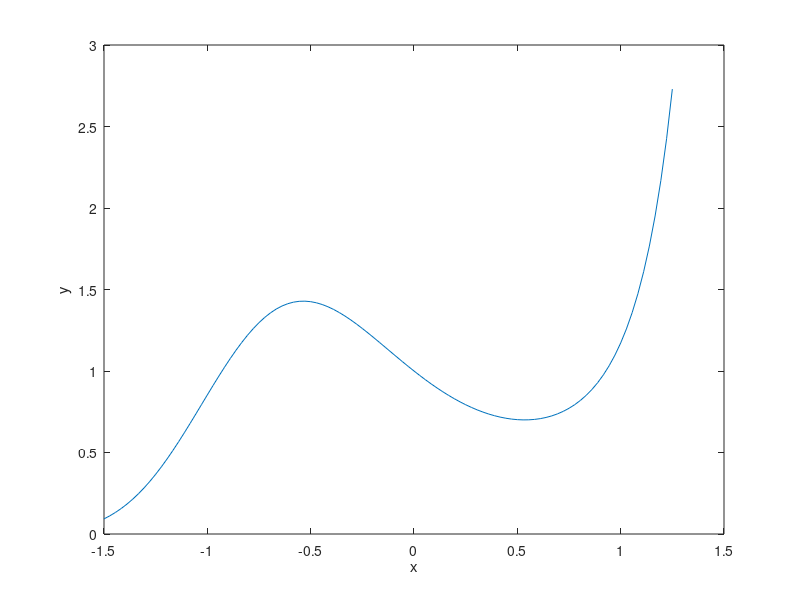

This chart was generated by the following MATLAB code:
%%  Introduction to Plotting and Vectorization
% This lab will provide an introduction to two dimensional plots.  At
% the end, you should feel comfortable plotting functions of the form f(x).
% You should find this useful not only for visualizing the solutions of
% ODEs, but also for plotting general data that might appear in other
% courses and work.
%
% In the process we will also introduce the concept of vectorization, which
% is helpful for writing efficient and "clean" code.  Vectorization is a 
% concept found not only in MATLAB but also C/C++, Fortran, and other
% languages.
%
% Opening the m-file lab1.m in the MATLAB editor, step through each
% part using cell mode to see the results.  Compare the output with the
% PDF, which was generated from this m-file.
%
% There are twelve (12) exercises in this lab that will be graded.  
% Write your solutions in the template, including appropriate descriptions 
% in each step. Save the .m file as lab1_<UTORid>.m and submit it online on
% Quercus. Also, submit a PDF of the output by generating html (by going to
% 'File', 'Publish') and then saving to a PDF called lab1_<UTORid>.pdf. 
% Substitute your UTORid for <UTORid>.
%
%
%
%% Student Information
%
% Student Name: Tianjian Wang
%
% Student Number: 1006848716
%

%% Creating Vectors Explicitly
% MATLAB plots vectors (also known as arrays) of data points.  The first 
% way to create vectors is to give MATLAB a list of values of the form:
%
% x = [value1, value2, value3, ..., valueN];
%
% We can then see the values in the array x by entering |x| without a
% semilcolon or with the command |disp(x)|, with or without the semicolon.
%
% Individual entries of the vector can be accessed with the command |x(i)|, 
% where |i| is between 1 and the length of the array.  If |i| is not in 
% this range an error is thrown.
%
% Examine the following commands and their output.

x = [.5, 1.0, 2.3, 4.0, 4.333, 5.];     %These are arbitrary values
x
disp(x)
disp(x);
x(1)
x(2)

%% Exercise 1
% Objective: Observe a MATLAB error when you try to access an invalid
% index.
%
% Details: Try to access elements of the vector |x|, created in the
% previous step at the command prompt |>>|.  Try values of |i| outside the 
% valid range.  Try negative values, zero, and large positive values.  Copy
% down the error message in each case, and report this in your submitted 
% work as:
%
% Error for negative index: 
% Array indices must be positive integers or logical values.
%
% Error for zero index:
% Array indices must be positive integers or logical values.
%
% Error for positive index outside of the bounds:
% Index exceeds the number of array elements (6).
%
% Only include the error message as a comment (with the percent signs), 
% DO NOT INCLUDE THE CODE IN YOUR SUBMISSION.

%% Plotting a Vector
% Given a list (one dimensional array) of values we can plot them with the
% command |plot(x)|, with or without a semicolon.  This will plot the points in the
% data set |(i, x(i))|.

plot(x)

%% Plotting Vector x against Vector y
% To plot functions, we need two vectors: a set of x points and a
% corresponding set of y points.  We now create a vector |y| and plot
% x against y with the command |plot(x,y)|.
%
% If the two vectors are not the same size, MATLAB will throw an error.

y = [3.7, -3.4, 1.02, 2.2, .04, 1.0];   %These are arbitrary values
plot(x,y)

%% Exercise 2
% Objective:  Create two vectors and plot one against the other.
%
% Details:  Explicitly create the vectors 
%
% x = [-5, -3, -1, 0, 2, 4, 6] 
%
% and 
%
% y = [-25, -9, -1, 0, 4, 16, 36]
%
% And plot |x| against |y|.  Your submission should show both the
% creation of the vectors and the figure, as in the example.
x = [-5, -3, -1, 0, 2, 4, 6] 
y = [-25, -9, -1, 0, 4, 16, 36]
plot(x,y)

%% Creating Vectors with For Loops
% Entering the values by hand is tedious and error prone.  We can use
% MATLAB's programming features to create them.  Suppose we want to create
% a vector of N points between 0 and 1, equally spaced and inclusive.  This
% would be useful if we wanted to evaluate a function, f(x), at all of
% these values.
%
% The distance between the points will be h = (1 - 0)/(N-1), so that:
%
% 0 = x(1) = 0 * h < x(2) = 1 * h < ... < x(j) = (j-1) * h < ... < x(N) =
% (N-1) * j = 1
%
% NOTE: if we with to do this between two arbitrary points, a < b, instead
% of 0 and 1, the values would be: h = (b - a)/(N-1) and a = x(1) = a + 0 *
% h < x(2) = a+ 1 * h < ... < x(j) = a +(j-1) * h < ...< x(N) = b
%
% We assign a value of N, compute h, preallocate a vector x, and then loop
% through the vector.
%
% By 'preallocate' we mean 'set aside an array of the appropriate size in 
% memory for future use'.  Preallocation can be done with the command
% |x = zeros(N,1);|, which makes an array of length N in which all the entries
% are zero.  Other options are possible, too.

N = 11;             %Alter this value to see different results
h = (1-0)/(N-1);
x = zeros(N,1);     %This creates a column vector.  
                    %zeros(1,N) would create a row vector.

for j = 1:N
    x(j) = (j-1) * h;
end
disp(x);

%% Plotting y = x^2
% As a first example of plotting a function, we plot y = x^2.  Using the
% array |x| created in the last step, we populate a vector |y| such that
% |y(i) = x(i)^2| and plot it.
%

y = zeros(N,1);     %Preallocate the array

for j = 1:N
    y(j) = x(j)^2;
end

disp(y);

plot(x,y)

%% Plotting y = sin(2 * pi * x)
% MATLAB has a number of built in functions including the trigonometric
% functions (sin, cos, arccos,...), the exponential functions (exp), the
% natural logarithm function (log), hyperbolic functions (sinh, cosh), and
% others.  The constant |pi| is also defined.  For a full list of built in
% functions type |help elfun| at the MATLAB command line.  
%
% We create the vector |z| with |z(j) = sin(2*pi*x(j))|, using the same array as
% from the previous steps.

z = zeros(N,1);     %Preallocate the array

for j = 1:N
    z(j) = sin(2 * pi * x(j));
end

plot(x,z)

%% Exercise 3
% Objective:  Plot |x|.x
%
% Details:  Using a for loop, create a vector x of 101 equally spaced
% points between -3 and 7, inclusive.  Then create a vector y, such that
% |y(i) = abs(x(i))*x(i)| using a for loop.  Plot the results.  
%
% Your submission should include the code, as in the example, and 
% appropriate comments.

N=101; %Number of steps
h = (10)/(N-1); 
x = zeros(N,1); %Preallocate the array

for j = 1:N
    x(j) = (j-1) * h-3; %Allocate array
end

y = zeros(N,1); %Preallocate the array
for i = 1:N
    y(i) = abs(x(i))*x(i);
end

plot(x,y)

%% Plotting Two Data Sets at Once
% We can also plot the preceding two examples on the same figure with the
% command |plot(x, y, x, z)|.  MATLAB will automatically put a different 
% color on each line.  

h=0.1              %redefine the variables x, y, z
x=0:h:1;           %because they might have been
y=x.^2;            %changed in exercise 3
z=sin(2*pi.*x);    %

plot(x,y,x,z)

%% Annotating a Figure
% It is easy to add a title, axis labels, and a legend to the
% preceding figure.
xlabel('x');
ylabel('f(x)');
title('Example plot of two functions plotted on the same figure');
legend('x^2', 'sin(2*pi*x)');

%% Using Help Effectively
% You can obtain help on any routine at the command line by typing |help
% commandname|.  As you may have noticed in the preceding figure, the
% legend was not placed in a convenient position.  We will now use help to
% find out how to move the legend to the lower left corner, where it will
% be less obtrusive.
%
% If you type |help legend| in the command window at the |>>| prompt, 
% you'll see a section:
%
% LEGEND(...,'Location',LOC) adds a legend in the specified
%    location, LOC, with respect to the axes.  LOC may be either a
%    1x4 position vector or one of the following strings:
%
%        'North'              inside plot box near top
%        'South'              inside bottom
%        'East'               inside right
%        'West'               inside left
%        'NorthEast'          inside top right (default)
%        'NorthWest           inside top left
%        'SouthEast'          inside bottom right
%        'SouthWest'          inside bottom left
%
% Thus, if we call |legend| again, with the option 
% |'Location', 'SouthWest'|, it will move the legend to where we want.

%NOTE: The labels are entered again.
legend('x^2', 'sin(2*pi*x)','Location','SouthWest');    

%% Vectorization - An Elegant Alternative to Loops
% In the previous examples, we used for loops to fill our arrays with the
% values we wanted.  This is very similar to what would be done in C/C++,
% Java, Fortran, and other languages.  
%
% MATLAB provides a faster way to perform these looped operations, using
% vectorization, which proccesses the entire vector as a single object.
% For example, given a vector |x|, we can get the sine of the values in |x|
% with the command |sin(x)|, which outputs another vector.  This works with
% all built in MATLAB functions.  
% 
% Multiplication, division, and exponentiation are handled differently.
% Instead of using |*|, |/|, and |^|, we must use |.*|, |./|, and |.^| to
% indicate that we want the operation to be performed on each element.  The
% reason for this change in the symbols is that MATLAB uses the symbols
% without the period for matrix multiplication, exponentiation, and other
% actions.
%
% Vectorization yields more concise and less error prone code:


y = x.^2;               %Alternatively, y = x .* x;
z = sin(2 * pi * x);    %NOTE:  Multiplcation by the scalar 2*pi, does not 
                        %       require the .* operator.  Why is that?

plot(x,y,x,z)           %Verify that these are the same results
xlabel('x');
ylabel('f(x)');
title('Example plot of two functions computed by vectorizaiton');
legend('x^2', 'sin(2*pi*x)','Location','SouthWest');

%% Speed Comparison
% Historically, it was desirable both for clarity and speed to use
% vecotrized operations in place of loops everywhere possible in MATLAB.  
% Recent versions of MATLAB have reduced the speed advantage through the 
% introduction of a Just in Time (JIT) compiler, parallel for loops, and 
% other tools.
%
% However, we can still demonstrate the speed advantage, and the benefit to
% clarity is already evident.
%
% Timing is done with the |tic|, |toc| commands, which enclose the region we
% want to benchmark. The first output is the time for the construction done
% by looping, the second output is the time for construction done with
% vectorization.
%


%% Exercise 4
% Objective:  Compare the speedup from vectorization for a larger vector.
%
% Details:  Create a vector |x| of 5000001 equally space points between -2 and
% 3, inclusive, using a for loop.  Then time the construction of vector |y|,
% whose values are arctan of x, by a for loop and by vectorization.  Be sure to clear 
% |y| between the two runs.  (Hint: use the help file to find the command for arctan!)
%
% Your submission should include the code, as in the example, with
% appropriate comments.
clear y; %Clear the y array
clear x; %Clear the x array
N=5000001; 
h = (5)/(N-1); 
x = zeros(N,1); %Preallocate the array

for j = 1:N
    x(j) = (j-1) * h-5; %Allocate array
end


tic; %Begin timing the construciton and filling of the array
y = zeros(N,1);

for j = 1:N
    y(j) = atan(x(j));
end

clear y;

toc;

tic; %Begin timing the construciton and filling of the array
y = atan(x);
toc;



%% Further Avoiding Loops with linspace
% In the preceding examples, we will focus on the vector |x|, which was
% constructed with a |for| loop.  MATLAB includes a routine for creating a
% vector of a given number, |N|, of equally spaced points between two
% values, |a| and |b|:
%
% |x = linspace(a, b, N);|
%
% No preallocation is neccessary.  The argument |N| is optional.  If it is
% omitted MATLAB uses 100 points by default.
%
% We will now use linspace to plot the functions y = x - x^3 and y = exp(x)
% in the range [-2, 4] with 200 points.

clear all;                  %Clears all variables

x = linspace(-2,4, 200);    %Create the array

y = x - x.^3;
z = exp(x);

plot(x,y,x,z)           %Verify that these are the same results
xlabel('x');
ylabel('f(x)');
title('Example plot of two functions generated by vectorizaiton');
legend('x-x^3', 'exp(x)','Location','SouthWest');

%% Exercise 5
% Objective:  Solve an ODE and plot three particular solutions.
%
% Details:  Manually find the general solution of the ODE:
%
% dy/dt + (2*t)*y = 1/exp(t^2)
%
% and the particular solutions for initial conditions y(1) = -1, y(1) = 0,
% and y(1) = 1. Plot these three particular solutions on the same axes
% lettting the independent variable range from 1 to 5. 
%
% Once you have the three particular solutions you will
% need to:
%
%  1. Create a vector for the independent variable, t.  Use linspace with
%  a reasonable number of points (100 is fine).
%  2. Create vectors for the three solutions.  Use vectorized operations.
%  3. Plot three solutions on the same axes, annotating the figure
%   appropriately.
%
% Your submission should include, in the description section, the general 
% solution of the ODE and the three particular solutions.  It should also 
% have the appropriately commented code.

clear all;                  %Clears all variables

% The general solution is f(t)=(t+c)/(e^t^2)
% If y(1)=-1, c = -1-e
% If y(1)=0, c = -1
% If y(1)=1, c = e-1

t = linspace(1,5, 100);    %Create the array

y=(t-1-exp(1))./exp(t.^2);   %First solution

yy=(t-1)./exp(t.^2);   %Second solution

yyy=(t-1+exp(1))./exp(t.^2);   %Third solution

plot(t,y,t,yy,t,yyy)

xlabel('x');
ylabel('f(x)');
title('Three solutions to the ODE with different inital conditions');
legend('y(1) = -1', 'y(1) = 0','y(1) = 1','Location','SouthWest');

%% More Plotting Examples - Line Style
% There are many plotting options available, including color, line style,
% and marker style.  Some options can be found from the |help plot|
% command.  This is done by incuding a command after each line.
%
% In the first we example we will vary the line style.


x = linspace(-5,5);

%Plot three functions with different line styles.  NOTE: the
%function can be put directly in the plot argument.
plot(x, sin(x),'--', x, cos(x),'-.', x, exp(-x.^2),':');   
legend('sin', 'cos', 'exp(-x^2)');

%% More Plotting Examples - Line Color
% We can also control the color, mixing it with line style.

%Plot two functions, first in green and then in red.
x = linspace(-1,1);
plot(x, x.^3 .* sin(x), 'g', x, -x .* exp(x), 'r-');
legend('x^3 * sin(x)', '-x * exp(x)');

%% More Plotting Examples - Markers
% Markers can be used at the individual points, with and without a line 
% joining the points.
x = linspace(-4,4, 20);
plot(x, sin(x), 'x-', x, (x.^2)./(1+x.^2), '.');
legend('sin(x)', 'x^2/(1+x^2)');

%% Inline functions of one variable
% 
% Suppose we wish to construct the function:
%
% |f(x) = x * sin(x)|
%
% In a way that MATLAB can understand and manipulate.  This will let us
% compute values of |f(x)|, plot it, and create other functions from it.
%
% This can be accomplished by defining an inline function of one variable,
% with the command:
%
% function name = @(argument name) mathematical expression;
%
% For this example, the function name is |f|, the argument name is |x|, and
% the mathematical expression is |x * sin(x)|.
%
% Consider the following examples, and take note of:
%
% 1. The use of vectorization in the definitions, 2. The different ways
% that the output can be displayed, 3. The different variable names.
%

f = @(x) x .* sin(x);

x = 1;
fprintf(' f(%g) = %g\n', x, f(x));
fprintf(' f(%g) = %g\n', 1, f(1));
disp(f(1));
f(1)
x = 2;
fprintf(' f(%g) = %g\n', 2, f(2));
fprintf(' f(%g) = %g\n', 2, f(2));
disp(f(2));
f(2)

disp(f([1,2]))

g = @(t) t.^2 - t +1;
g(1)
g(2)

% Construct an array of 100 grid points from -2 to 2, and plot g(t).
t = linspace(-2,2);
plot(t, g(t));
% Label axes
xlabel('t');
ylabel('g');


%% Exercise 6
%
% Objective: Write and use an inline function of one variable.
%
% Details: Define the inline function for
%
% |f(x) = (x^3 - abs(x)) * ln(x^2+1)|
%
% Use this function to compute |f(0)|, |f(1)|, and |f(-1)| and plot the
% function with 100 grid points from -5 to 5. Make sure to
% use vectorization in your definition, and label your axes.
%
% Your submission should show the definition of the function, and the
% computation of these values.

% Inline function
f = @(x) (x.^3 - abs(x)) .* log10(x.^2+1)/log10(exp(1));

%Calculating values
fprintf(' f(%g) = %g\n', 0, f(0));
fprintf(' f(%g) = %g\n', 1, f(1));
fprintf(' f(%g) = %g\n', -1, f(-1));

% Construct an array of 100 grid points from -5 to 5, and plot f(t).
t = linspace(-5,5,100);
plot(t, f(t));
% Label axes
xlabel('t');
ylabel('f(t)');

%% Inline functions of two variables
%
% Suppose we wish to solve the equation 
%
% |x = y^3 + y|
%
% for |y| as a function of |x|.  If we do this by root finding, then, given
% a value of |x0|, we need to find the root of the function
%
% |g(y) = f(x0,y) = y^3 + y - x0|
%
% We will accomplish this using inline functions.
%
% Inline functions of two variables are defined as:
%
% func = @(x,y) f(x,y);
%
% where func is the name you wish to assign your function, and |f(x,y)| is
% the relevant expression.
%
% Some examples of defining and using inline functions of two variables
% are given below. 
%

f = @(x,y) y.^3 + y - x;
x = 0; y = 0;
fprintf(' f(x = %g, y = %g) = %g\n', x, y, f(x, y));
x = 0; y = 1;
fprintf(' f(x = %g, y = %g) = %g\n', x, y, f(x, y));
disp(f(x,y))
f(0,1)

h = @(t,u) t.^2  + sin(u);
h(1, pi/2)
h(2, 2)


%% Exercise 7
%
% Objective: Write and use an inline function of two variables.
%
% Details: Define the inline function for
%
% |f(x,y) = y + y^3 - cos x + x^2 - x^4|
%
% Note that |f(x,y) = c| is the implicit solution to 
%
% |dy/dx = (4x^3 - 2x - sin x)/(1+3y^2)|.
%
% See Examples 1-3 of section 2.1 in Brannan and Boyce for similar examples.
%
% Use this function to compute |f(0, 0)|, |f(pi/2,1)|, and |f(-1,-1)|.  Make
% sure to use vectorization in your definition.
%
% Your submission should show the definition of the function, and the
% computation of these values.
%

f = @(x,y) y + y.^3 - cos(x) + x.^2 - x.^4; %define function

x = 0; y = 0; %finding values
fprintf(' f(x = %g, y = %g) = %g\n', x, y, f(x, y));
x = pi/2; y = 1;
fprintf(' f(x = %g, y = %g) = %g\n', x, y, f(x, y));
x = -1; y = -1;
fprintf(' f(x = %g, y = %g) = %g\n', x, y, f(x, y));


%% Numerically solving an implicit equation
%
% Given |x0|, we will now solve the equation
%
% |f(x0, y) = y^3 + y - x0 = 0|
%
% for y.  This will be accomplished using fzero, which employs a more
% advanced form of Newton's method. 
%
% The minimal arguments needed for using fzero are:
%
% fzero(function_handle, guess)
%
% function_handle is an abstract data structure which directs MATLAB
% towards a function of a single variable that it will try to zero.
%
% We need to tell MATLAB that it is trying to solve for the |y| argument.
% This is done by creating an inline function of one variable from the
% existing function, i.e.
% 
% g = @(y) f(x0, y)
%
% And then having fzero try to solve
%
% |g(y) = 0|
%
% You can either define the new inline function and use it:
%
% g = @(y) f(x0, y);
% y = fzero(g, guess);
%
% or you can put the inline function argument directly in the function
% handle argument:
%
% y = fzero(@(y) f(x0,y), guess);
% 
% The guess is an initial guess for what we anticipate y to be.  Finding a
% good initial guess may require some experimentation. For this example,
% the guess may be quite poor, and the algorithm will still converge.  For
% others, more care must be taken.
%
% Note the various ways of constructing the inline function of one
% variable, and the different guesses.


f = @(x,y) y.^3 + y - x;

x0 = 1;
guess = 1;
g = @(y) f(x0, y);
y = fzero(g, guess);
fprintf(' y(%g) = %g\n', x0, y);

guess = 50;
y = fzero(g, guess);
fprintf(' y(%g) = %g\n', x0, y);

x = 2;
g = @(y) f(x, y);
y = fzero(g, 2);
fprintf(' y(%g) = %g\n', x, y);

guess = 2;
y = fzero(@(y) f(2, y), guess);
fprintf(' y(%g) = %g\n', 2, y);

%% Exercise 8
%
% Objective: Use fzero to solve an equation |f(x,y)=0| for y at different
% values of x.
%
% Details: Consider the function
%
% |f(x,y) = y + y^3 - cos x + x^2 - x^4|
%
% Define the appropriate inline function and compute the single solution 
% at |x = 0| and the two positive solutions at |y = 1/2|.  
%
% You will need to experiment with different guesses to get these three
% solutions.
%
% Your submission should show the definition of the function, and the
% computation of these three roots.

f= @(x,y) y + y.^3 - cos(x) + x.^2 - x.^4; %defining the function

guess = 3; %computing the roots
y = fzero(@(y) f(0, y), guess);
fprintf(' y(%g) = %g\n', 0, y);

guess = 0.5;
x = fzero(@(x) f(x, 0.5), guess);
fprintf(' y(%g) = %g\n', x, 0.5);

guess = 1;
x = fzero(@(x) f(x, 0.5), guess);
fprintf(' y(%g) = %g\n', x, 0.5);

%% Plotting the solution
%
% Now we are ready to plot y as a function of x.  We will construct an
% array of x values, solve for y at each value of x, and then plot the
% results.  This will be accomplished with a for loop.

f = @(x,y) y.^3 + y - x;

% 50 points equally spaced from -5 to 2, inclusive
xvals = linspace(-5, 2, 50); 

% Preallocate storage space for the solutions
yvals = zeros(size(xvals));      

% Loop through all the values
for j = 1:length(xvals)
   
   yvals(j) = fzero(@(y) f(xvals(j), y), 0);
   
end

% Plot the results

plot(xvals, yvals);
xlabel('x');
ylabel('y');

%% Exercise 9
%
% Objective: Plot a portion of an implicit equation.
%
% Details: Plot the portion of the solution to
%
% |f(x,y) = y + y^3 - cos x + x^2 - x^4|
%
% passing through the point |(0,0)| for x from -2 to 2.  Use 100 grid
% points.
%
% You will need to be careful with the initial guess you use in solving the
% equation.
%
% Your submission should show the definition of the function, the
% construction of the arrays, the for loop, and the resultant figure.
%
% Label your axes.
% 

f = @(x,y) y + y.^3 - cos(x) + x.^2 - x.^4; %defining the funciton

xvals = linspace(-2, 2, 100); %creating the points

yvals = zeros(size(xvals));

for j = 1:length(xvals) %setting the values
   
   yvals(j) = fzero(@(y) f(xvals(j), y), 0);
   
end

plot(xvals, yvals); %plotting and labelling
xlabel('x');
ylabel('y');



%% Exercise 10
%
% Objective: Solve a differential equation and plot a portion of it.
%
% Details: Find the general implicit solution of the differential equation
%
% |dy/dx = (-cos x + 3x^2) y|
%
% Plot the particular solution passing through y(0) = 1 using 100 grid
% points for x in [-1.5, 1.25].
%
% Be careful on your choice of guess. You will be penalized if MATLAB shows
% an error.
%
% Your submission should show the general and particular solutions, in
% implicit form, in the comments, the definition of the appropriate inline
% functions, arrays, the for loop, and the figure.
%
% Label your axes.


% General Solution : y=e^(-sinx + x^3 + C)
% Particular Solution: y=e^(-sinx + x^3)

f = @(x) (exp(1).^(-sin(x)+x.^3));

xvals = linspace(-1.5, 1.25, 100); 

yvals = zeros(size(xvals));

for j = 1:length(xvals)
   
   yvals(j) = f(xvals(j));
   
end

plot(xvals, yvals);
xlabel('x');
ylabel('y');


%% Install iode
%
% Objective: install iode
%
% Details: visit https://faculty.math.illinois.edu/iode/ and follow the
% instructions there to download and install iode.
%

%% Exercise 11
%
% Objective: use iode a plot the direction field of a differential equation
%
% Details: After starting iode, click the "direction fields" buttom from 
% the main menu. The default is the direction field for
%
% |dy/dx = sin(y-x)|
%
% Click any point in the x-y plane to see a (numerically computed) solution
% to the differential equation passing through that point.
%
% Starting from the "Equation" menu, plot the direction field of 
%
% |dy/dx = xy^2|
%
% Describe, in words, the behaviour of the solutions. What happens as x
% approaches infinity? Explain why solutions are symmetric about the 
% y-axis, i.e. |y(x)=y(-x)| for any solution.

% The solution looks like a horizontal line and concentric U shapes above
% and below the line at y=0. 

% As X approaches infinity, at y=0 dy/dx is still 0, but the slopes of
% solutions not at y=0 become steeper and steeper. 

% The solutions are symmetric about the y-axis because xy^2 is even,
% meaning that the answer for xy^2 and x(-y)^2 are the same. 

%% Exercise 12
%
% Objective: study the long-run behaviour of a differential equation from 
% its direction field
%
% Details: Using iode, plot the direction field of 
%
% |dy/dx = y^4 - y^3 - 3*y^2 + y + 2|
%
% By clicking on various initial conditions |y(0) = y_0| (iode plots the
% solution), determine the long-run behaviour of solutions as a function of
% |y_0|. In other words, list the constant solutions that are approached as
% x goes to infinity and how |y_0| determines which constant solution is 
% approached.
%
% If your numerically computed solutions ever appear to cross then change
% the solution method from Euler to the, much better, Runge-Kutta method.
% Think about why solutions are not permitted to cross. If they do then
% this indicates a problem with the numerical solver.

% The constant solutions that are approached are y=1, y=2 and y=-1. y=2 is
% unstable, y=1 is stable, and y=-1 is semi-stable. 

%% Exercise 13 (NOT TO BE HANDED IN)
%
% Objective: Solve a differential equation and plot the largest interval of
% existence for this solution.
%
% Details: Find the particular implicit solution of the differential
% equation
%
% |dy/dx = -x/y, y(0) = -2|
%
% Determine the largest interval of validity and plot the solution with 50
% grid points in this interval.
%
% In the comments before your code, explain why fzero has an error.
%
% Your submission should show the particular solution, in implicit form, in
% the comments, the definition of the appropriate inline functions, arrays,
% loops, and the figure. 
%
% Label your axes.
%
%% Exercise 14 (NOT TO BE HANDED IN)
%
% Objective: Solve a differential equation and plot the solution on the
% specified interval
%
% Details: Find the particular implicit solution of the differential
% equation
%
% |du/dt = -(u^4 - 1), u(0) = .1|
%
% and plot it for |t| from 0 to 1.
%
% Determine a good starting guess that works throughout the interval and
% plot the solution with 50 grid points in this interval.
%
% Your submission should show the particular solution, in implicit form, in
% the comments, the definition of the appropriate inline functions, arrays,
% loops, and the figure.
%
% Label your axes.
